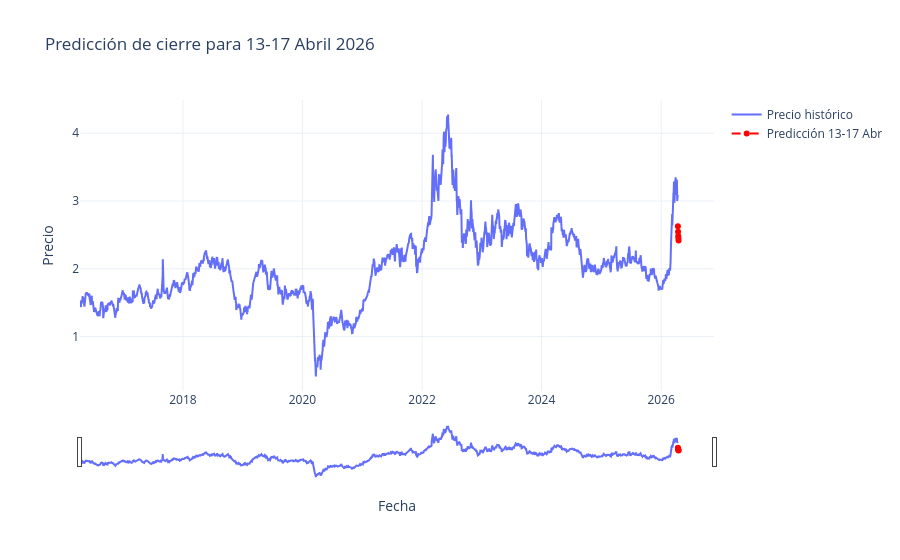

The notebook cell this image was saved under:
### Markdown cell above
El modelo genera las predicciones para la semana objetivo obteniendo una tendencia a la baja en el precio de la gasolina RBOB a lo largo de los cinco días. Los valores muestran una disminución progresiva desde aproximadamente 2.68 hasta 2.53.

El precio promedio predicho es de 2.60, con una variación acotada entre 2.53 y 2.68, y una volatilidad relativamente baja (desviación estándar de 0.0507). Esto sugiere un escenario de ligera tendencia bajista con movimientos moderados durante el periodo analizado.

### Code cell
fig = go.Figure()

fig.add_trace(go.Scatter(
    x=df.index,
    y=df[("close", "RB=F")],
    mode="lines",
    name="Precio histórico"
))

fig.add_trace(go.Scatter(
    x=df_forecast_two["date"],
    y=df_forecast_two["predicted_close"],
    mode="lines+markers",
    name="Predicción 13-17 Abr",
    line=dict(color="red", width=2, dash="dash")
))

fig.update_layout(
    title="Predicción de cierre para 13-17 Abril 2026",
    xaxis_title="Fecha",
    yaxis_title="Precio",
    template="plotly_white",
    xaxis=dict(rangeslider=dict(visible=True))
)

fig.show()

### Figure 1 — Plotly figure (JSON) as saved in the notebook; plotly's stock layout.template omitted (floating-point values rounded to 4 significant figures; data arrays with more than 128 entries replaced by an {"elided": "..."} marker saying what was removed)
{"data": [{"mode": "lines", "name": "Precio histórico", "type": "scatter", "x": {"elided": "2516 str values"}, "y": {"elided": "2516 float values"}}, {"line": {"color": "red", "dash": "dash", "width": 2}, "mode": "lines+markers", "name": "Predicción 13-17 Abr", "type": "scatter", "x": ["2026-04-13T00:00:00", "2026-04-14T00:00:00", "2026-04-15T00:00:00", "2026-04-16T00:00:00", "2026-04-17T00:00:00"], "y": [2.628, 2.548, 2.485, 2.453, 2.418]}], "layout": {"title": {"text": "Predicción de cierre para 13-17 Abril 2026"}, "xaxis": {"rangeslider": {"visible": true}, "title": {"text": "Fecha"}}, "yaxis": {"title": {"text": "Precio"}}}}
